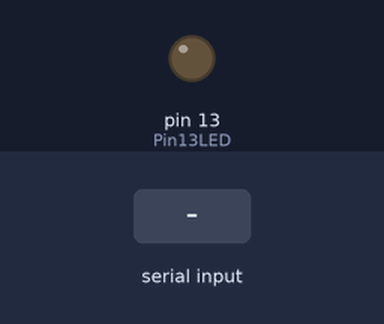
Recording of a sketch running on a simulated Arduino Uno, built with avr-gcc and run on an emulated ATmega328P. Parts: output pins drawn as LEDs (lit = HIGH). The test bench sets the inputs (shaded band). Pins used as bus, display or sensor lines are not drawn; what the sketch prints to the serial monitor is not drawn.

Above: at 1.2 s.
1.3 s: "1" received over the second serial link
Timing chart, 0 to 4.3 s (numbered marks = the images above; inputs shaded):
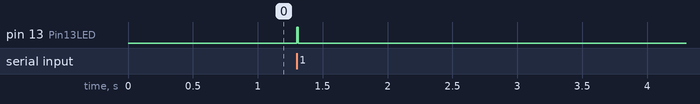

The sketch:

Slave.ino
```cpp
/* YourDuino SoftwareSerialExample1Remote
   - Used with YD_SoftwareSerialExampleRS485_1 on another Arduino
   - Remote: Receive data, loop it back...
   - Connect this unit Pins 10, 11, Gnd
   - To other unit Pins 11,10, Gnd  (Cross over)
   - Pin 3 used for RS485 direction control
   - Pin 13 LED blinks when data is received

   Questions: terry@yourduino.com
*/

/*-----( Import needed libraries )-----*/
#include <SoftwareSerial.h>
/*-----( Declare Constants and Pin Numbers )-----*/
#define SSerialRX        9 //10  //Serial Receive pin
#define SSerialTX        12 //11  //Serial Transmit pin

#define SSerialTxControl 10 //3   //RS485 Direction control
#define SSerialTxControlRe 11 //tambahan

#define RS485Transmit    HIGH
#define RS485Receive     LOW

#define Pin13LED         13

/*-----( Declare objects )-----*/
SoftwareSerial RS485Serial(SSerialRX, SSerialTX); // RX, TX

/*-----( Declare Variables )-----*/
int byteReceived;
int byteSend;

void setup()   /****** SETUP: RUNS ONCE ******/
{
  // Start the built-in serial port, probably to Serial Monitor
  Serial.begin(9600);
  Serial.println("SerialRemote");  // Can be ignored

  pinMode(Pin13LED, OUTPUT);
  pinMode(SSerialTxControl, OUTPUT);
  pinMode(SSerialTxControlRe, OUTPUT);

  digitalWrite(SSerialTxControl, RS485Receive);  // Init Transceiver
  digitalWrite(SSerialTxControlRe, RS485Receive);  // Init Transceiver

  // Start the software serial port, to another device
  RS485Serial.begin(4800);   // set the data rate
}//--(end setup )---


void loop()   /****** LOOP: RUNS CONSTANTLY ******/
{
  //Copy input data to output
  if (RS485Serial.available())
  {
    byteSend = RS485Serial.read();   // Read the byte

    digitalWrite(Pin13LED, HIGH);  // Show activity
    delay(10);
    digitalWrite(Pin13LED, LOW);

       Serial.println(byteSend);

    digitalWrite(SSerialTxControl, RS485Transmit);  // Enable RS485 Transmit
    digitalWrite(SSerialTxControlRe, RS485Transmit);  // Enable RS485 Transmit
    RS485Serial.write(byteSend); // Send the byte back
    delay(10);
    digitalWrite(SSerialTxControl, RS485Receive);  // Disable RS485 Transmit
    digitalWrite(SSerialTxControlRe, RS485Receive);  // Disable RS485 Transmit
    //delay(100);
  }// End If RS485SerialAvailable

}//--(end main loop )---

/*-----( Declare User-written Functions )-----*/
//NONE

//*********( THE END )***********
```

Measured:
- after the input at 1.3 s, pin 13 (Pin13LED): LOW → HIGH at once, → LOW 0.01 s later
